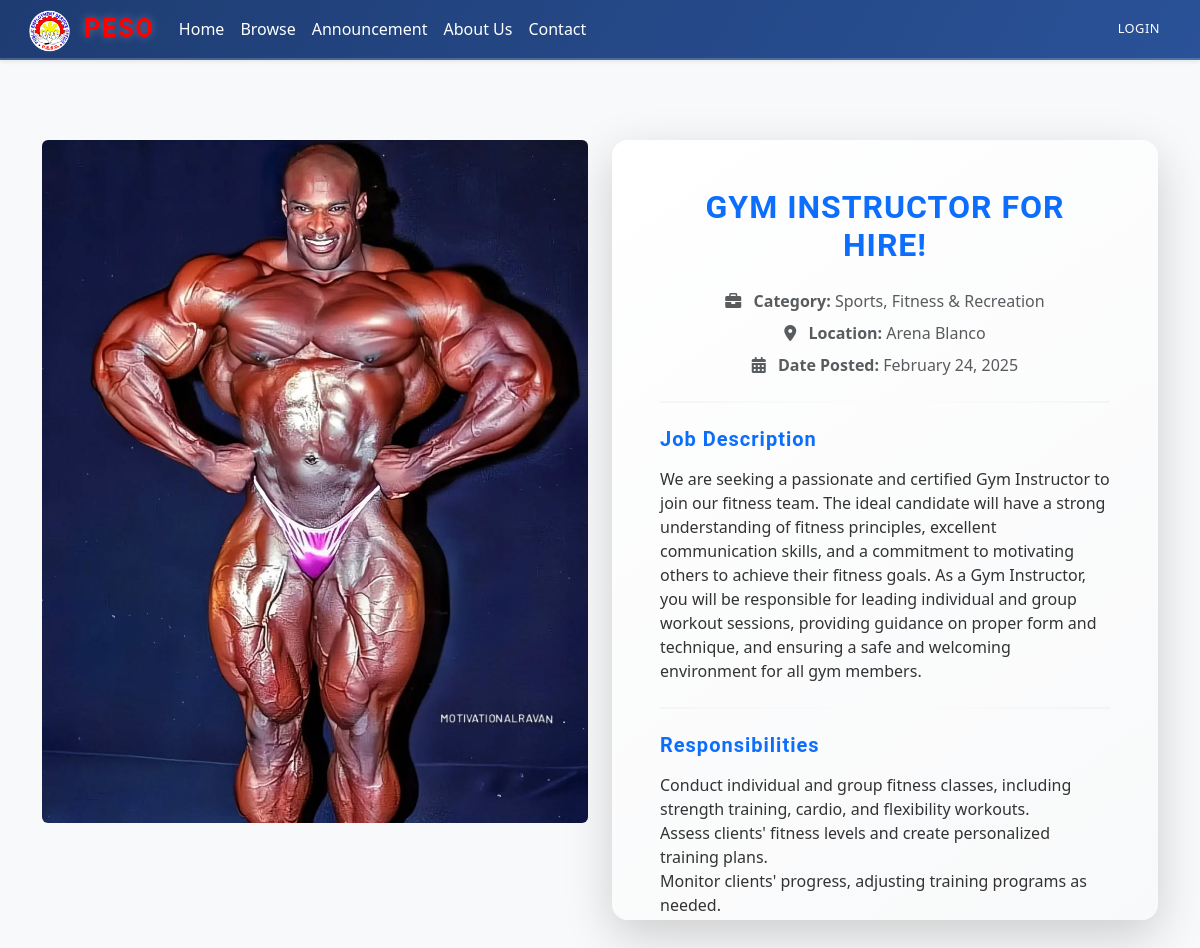
The app's page /pages/job.php?id=59 with its own data.
### tables this page shows
CREATE TABLE `jobs` (
  `id` int(11) NOT NULL,
  `title` varchar(255) NOT NULL,
  `description` text NOT NULL,
  `thumbnail` varchar(255) DEFAULT NULL,
  `photo` varchar(255) DEFAULT NULL,
  `created_at` timestamp NOT NULL DEFAULT current_timestamp(),
  `category` varchar(100) NOT NULL,
  `category_id` int(11) NOT NULL,
  `location` varchar(255) DEFAULT NULL,
  `responsibilities` text NOT NULL,
  `requirements` text NOT NULL,
  `preferred_qualifications` text DEFAULT NULL
);

### pages/job.php (the view, shortened to what this page needs)
<?php
include '../includes/header.php';
$id = $_GET['id'];
$stmt = $conn->prepare("SELECT title, description, responsibilities, requirements, preferred_qualifications, category, location, created_at, photo, thumbnail FROM jobs WHERE id = ?");
$stmt->bind_param("i", $id);
$stmt->execute();
$result = $stmt->get_result();
$job = $result->fetch_assoc();
?>
<!DOCTYPE html>
<html lang="en">
<head>
    <link href="https://cdn.jsdelivr.net/npm/bootstrap@5.3.0-alpha1/dist/css/bootstrap.min.css" rel="stylesheet">
    <link href="https://cdnjs.cloudflare.com/ajax/libs/font-awesome/6.0.0-beta3/css/all.min.css" rel="stylesheet">
    <link rel="stylesheet" href="/JOB/assets/job.css">
</head>
<body class="bg-light">
    <div class="container py-5">
        <div class="row justify-content-center landscape-layout">
            <div class="col-md-6 image-column text-center">
                <?php if (!empty($job['photo']) && file_exists('../' . $job['photo'])): ?>
                    <img src="../<?= htmlspecialchars($job['photo']) ?>" alt="Job Image" class="img-fluid img-fluid-large rounded">
                <?php else: ?>
                    <div class="text-muted">No Image Available</div>
                <?php endif; ?>
            </div>
            <div class="col-md-6 details-column">
                <div class="card card-futuristic shadow-lg border-0 h-100">
                    <div class="card-body p-5 scrollable-container">
                        <h2 class="card-title text-center mb-4 text-futuristic"><?= htmlspecialchars($job['title']) ?></h2>
                        <div class="job-overview mb-4 text-center">
                            <p class="text-muted">
                                <i class="fas fa-briefcase me-2"></i>
                                <strong>Category:</strong> <?= htmlspecialchars($job['category']) ?>
                            </p>
                            <p class="text-muted">
                                <i class="fas fa-map-marker-alt me-2"></i>
                                <strong>Location:</strong> <?= htmlspecialchars($job['location'] ?? 'Not specified') ?>
                            </p>
                            <p class="text-muted">
                                <i class="fas fa-calendar-alt me-2"></i>
                                <strong>Date Posted:</strong> <?= date("F j, Y", strtotime($job['created_at'])) ?>
                            </p>
                        </div>
                        <hr class="divider-futuristic">
                    <div class="job-description">
                        <h5 class="section-title text-futuristic">Job Description</h5>
                        <p class="card-text"><?= nl2br(htmlspecialchars($job['description'])) ?></p>
                    </div>
                    <hr class="divider-futuristic">
                    <div class="job-responsibilities">
                        <h5 class="section-title text-futuristic">Responsibilities</h5>
                        <p class="card-text"><?= nl2br(htmlspecialchars($job['responsibilities'])) ?></p>
                    </div>
                    </div>
                </div>
            </div>
        </div>
    </div>

### assets/header.css (style rules this page uses)
* { margin: 0; padding: 0; box-sizing: border-box; }
body { padding-top: 60px; }

### assets/job.css (style rules this page uses)
* { margin: 0; padding: 0; box-sizing: border-box; }
.job-overview p { font-size: 1rem; margin-bottom: 0.5rem; }
.section-title { font-size: 1.25rem; font-weight: bold; margin-bottom: 1rem; }
.card { border-radius: 1rem; }
.card-futuristic { background: linear-gradient(145deg, #ffffff, #f8f9fa); color: #333333; border-radius: 15px; box-shadow: 0 4px 6px rgba(0, 0, 0, 0.1), 0 1px 3px rgba(0, 0, 0, 0.06); }
.card-futuristic .card-body { padding: 2rem; }
.text-futuristic { font-family: 'Roboto', sans-serif; font-weight: bold; letter-spacing: 1px; color: #1976d2; }
.divider-futuristic { border: none; height: 2px; background: linear-gradient(90deg, #e0e0e0, #ffffff, #e0e0e0); margin: 1.5rem 0; }
.divider-futuristic { border-color: #ccc; }
.text-futuristic { color: #0d6efd; }
.card-futuristic { border-radius: 1rem; }
.img-fluid-large { max-width: 100%; height: auto; max-height: 880px; }
.scrollable-container { max-height: 780px; overflow-y: auto; }
.landscape-layout { margin-top: 2rem; }

### records on screen
jobs: photo (picture), title "GYM INSTRUCTOR FOR HIRE!", category "Sports, Fitness & Recreation", location "Arena Blanco", created_at "February 24, 2025", description "We are seeking a passionate and certified Gym Instructor to join our fitness team. The ideal candidate will have a strong understanding of fitness principles, excellent communication skills, and a commitment to motivating others to achieve their fitness goals. As a Gym Instructor, you will be responsible for leading individual and group workout sessions, providing guidance on proper form and technique, and ensuring a safe and welcoming environment for all gym members.", responsibilities "Conduct individual and group fitness classes, including strength training, cardio, and flexibility workouts. Assess clients' fitness levels and create personalized training plans. Monitor clients' progress, adjusting training programs as needed."
